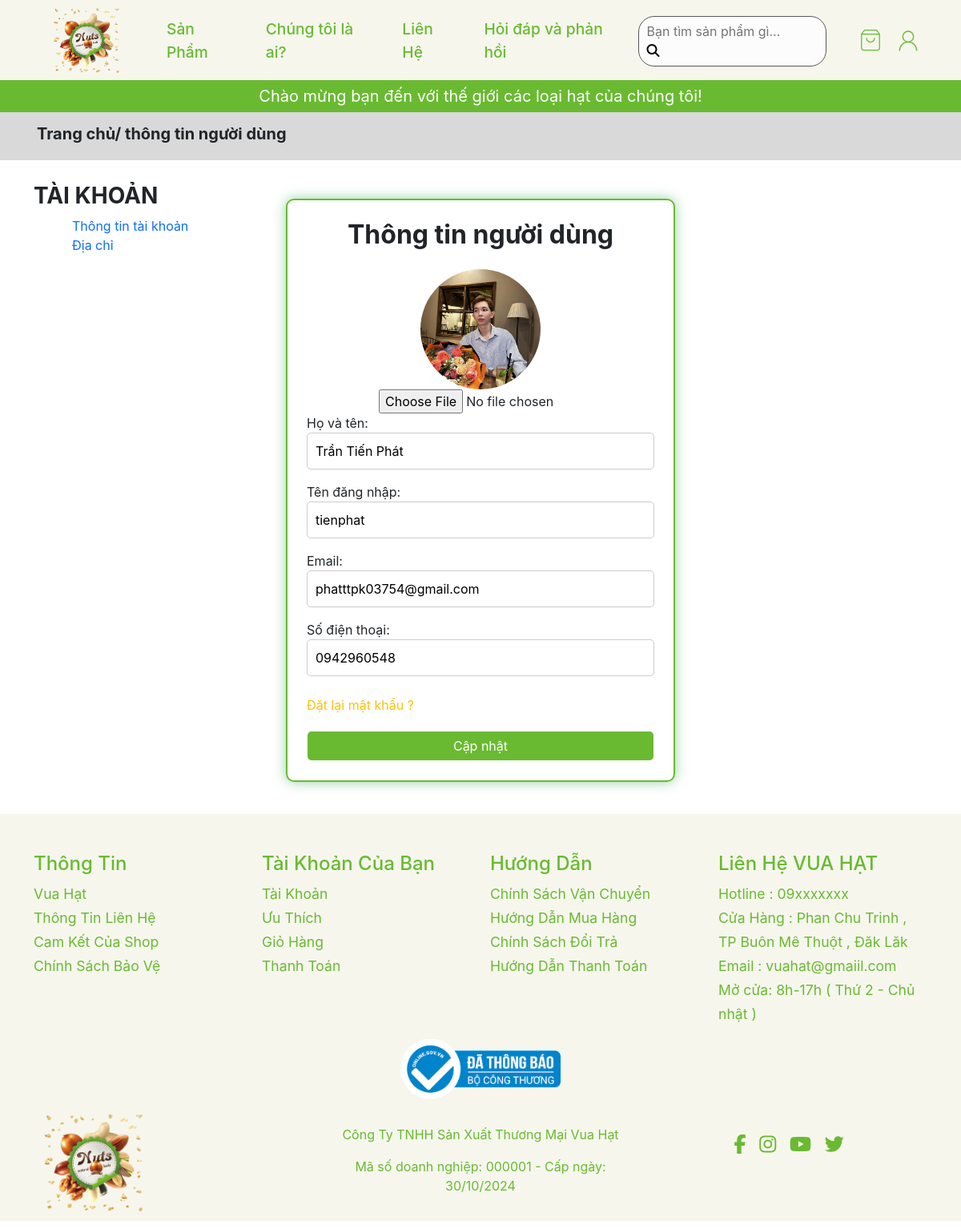
Screenshot of /client/detail_user.php?id=1 with the database file from the repository.
### tables this page shows
CREATE TABLE `users` (
  `username` varchar(250) NOT NULL,
  `phone` varchar(10) NOT NULL,
  `email` varchar(250) NOT NULL,
  `role` varchar(250) NOT NULL,
  `status` varchar(250) NOT NULL,
  `image` varchar(250) NOT NULL DEFAULT 'default.jpg',
  `password` varchar(250) NOT NULL,
  `idUser` int(11) NOT NULL,
  `name` varchar(250) NOT NULL,
  `token` int(11) NOT NULL,
  `otpCreated` int(11) NOT NULL,
  `otp` int(11) NOT NULL
);

### client/DBUntil.php (called while the page is built, shortened)
<?php
include "Database.php";
class DBUntil
{
    private $connection = null;
    function __construct()
    {
        $db = new Database(HOST, USERNAME, PASSWORD, DB_NAME);
        $this->connection = $db->getConnection();
    }
    public function select($sql, $params = [])
    {
        $stmt = $this->connection->prepare($sql);
        $stmt->execute($params);
        $stmt->setFetchMode(PDO::FETCH_ASSOC);
        return $stmt->fetchAll();
    }
}

### client/Database.php (called while the page is built, shortened)
<?php
class Database
{
    private $host;
    private $username;
    private $password;
    private $dbname;
    public function __construct($host, $username, $password, $dbname)
    {
        $this->host = $host;
        $this->username = $username;
        $this->password = $password;
        $this->dbname = $dbname;
    }
    public function getConnection()
    {
        try {
            $url = "mysql:host=" . $this->host . ";dbname=" . $this->dbname;
            $this->connection = new PDO($url, $this->username, $this->password);
            $this->connection->setAttribute(PDO::ATTR_ERRMODE, PDO::ERRMODE_EXCEPTION);
            return $this->connection;
        } catch (\Exception $e) {
            echo "Error: " . $e->getMessage();
            return null;
        }
    }
}

### client/detail_user.php (the view, shortened to what this page needs)
<?php
include_once("./DBUntil.php");
$dbHelper = new DBUntil();
$user_id = $_GET['id'];
$query = $dbHelper->select("SELECT * FROM users WHERE idUser = ?", [$user_id]);
$user = $query[0];
?>
<!DOCTYPE html>
<html lang="en">
<?php include "./includes/head.php" ?>
<body>
    <?php include "./includes/header.php" ?>
    <main>
        <div class="d-flex justify-content-center align-items-center header-outstanding">
            <p class="link-cate m-1 fs-5 text-white">Chào mừng bạn đến
                với thế giới các loại hạt của chúng tôi!</p>
        </div>
        <div class="page">
            <div class="container align-items-center">
                <div class="d-flex pt-2">
                    <p class=" m-1 fs-5 fw-bold">Trang chủ/ thông tin người dùng</p>
                </div>
            </div>
        </div>
        <div class="container form">
            <div class="row">
                <div class="col-md-3 mt-1">
                    <div class="aside-account mt-4">
                        <h2 class="fw-bold fs-3">TÀI KHOẢN</h2>
                        <ul class="mx-3 aside-list">
                            <li class="nav-link">
                                <a href="#" class="text-decoration-none aside-account-list focus-in">Thông tin tài khoản</a>
                            </li>
                            <li class="nav-link">
                                <a href="#" class="text-decoration-none aside-account-list">Địa chỉ</a>
                            </li>
                        </ul>
                    </div>
                </div>
                <div class="col-md-6 mt-5">
                    <section id="forgotPassword">
                        <div class="container">
                            <div class="row">
                                <div class="d-flex justify-content-center forgot-pass mb-4">
                                    <div class="forgot-main p-4">
                                            <form action="" method="POST" class="" enctype="multipart/form-data">
                                                <h2 class="text-center fw-bold mb-4">Thông tin người dùng</h2>
                                                <div class="name-value d-flex flex-column align-items-center">
                                                    <img src="../admin/users/image/<?php echo htmlspecialchars($user['image']); ?>"  alt="Profile Image" style="border-radius:50%; width: 150px; height: 150px;">
                                                    <input type="file" name="profile_image" id="profile_image" accept="./image/" style="margin-left: 90px;">
                                                </div>
                                                <div>
                                                    <label for="" class="text-small">Họ và tên:</label>
                                                    <input type="text" name="name" id="name" class="value-forgot d-block w-100" value="<?php echo htmlspecialchars($user['name']); ?>">
                                                </div>
                                                <div class="mt-3">
                                                    <label for="" class="text-small">Tên đăng nhập: </label>
                                                    <input type="text" name="username" id="username" class="value-forgot d-block w-100" value="<?php echo htmlspecialchars($user['username']); ?>">
                                                </div>
                                                <div class="mt-3">
                                                    <label for="" class="text-small">Email: </label>
                                                    <input type="email" name="email" id="email" class="value-forgot d-block w-100" value="<?php echo htmlspecialchars($user['email']); ?>">
                                                </div>
                                                <div class="mt-3">
                                                    <label for="" class="text-small">Số điện thoại: </label>
                                                    <input type="text" name="phone" id="phone" class="value-forgot d-block w-100" value="<?php echo htmlspecialchars($user['phone']); ?>">
                                                </div>
                                                <a href="resetPassword.php?id=<?php echo $user_id ?>" class="change-password  text-decoration-none text-warning mt-4 d-block">Đặt lại mật khẩu ? </a>
                                                <button style="margin-top: 20px; background-color: var(--color); color: var(--color-main);" type="submit" class="btn form-control btn-login">Cập nhật</button>
                                            </form>
                                    </div>
                                </div>
                            </div>
                        </div>
                    </section>
                </div>
                <div class="col-md-3">
                </div>
            </div>
        </div>
        <?php include "./includes/footer.php"?>
    </main>
</body>
</html>

### client/css/style.css (style rules this page uses)
:root { --font-body: "Nunito", -apple-system, BlinkMacSystemFont, "Segoe UI", Roboto, "Helvetica Neue", Arial, sans-serif, "Apple Color Emoji", "Segoe UI Emoji", "Segoe UI Symbol", "Noto Color Emoji"; --color: #69BA31; --color-main: #ffffff; --color-header: #F6F6ED; --color-footer: #F6F6ED; --color-hover: #353535; }
* { padding: 0; margin: 0; box-sizing: border-box; font-family: var(--font-body); }
.container { width: 100%; max-width: 1890px; }
.header-outstanding { background-color: var(--color); height: 40px; }
.page { background-color: #D9D9D9; height: 60px; }
.forgot-main { border: 2px solid #69BA31; box-shadow: 0 0 15px rgba(40, 167, 69, 0.5); border-radius: 10px; padding: 20px; transition: box-shadow 0.3s ease, border-color 0.3s ease; }
.value-forgot { border: 1px solid #ccc; padding: 10px; border-radius: 5px; width: 100%; transition: border-color 0.3s ease, box-shadow 0.3s ease; }
.btn-login { background-color: #28a745; color: white; font-weight: bold; }

### rows the page displays
users: image (picture), name "Trần Tiến Phát", username "tienphat", email "phatttpk03754@gmail.com", phone "0942960548"
